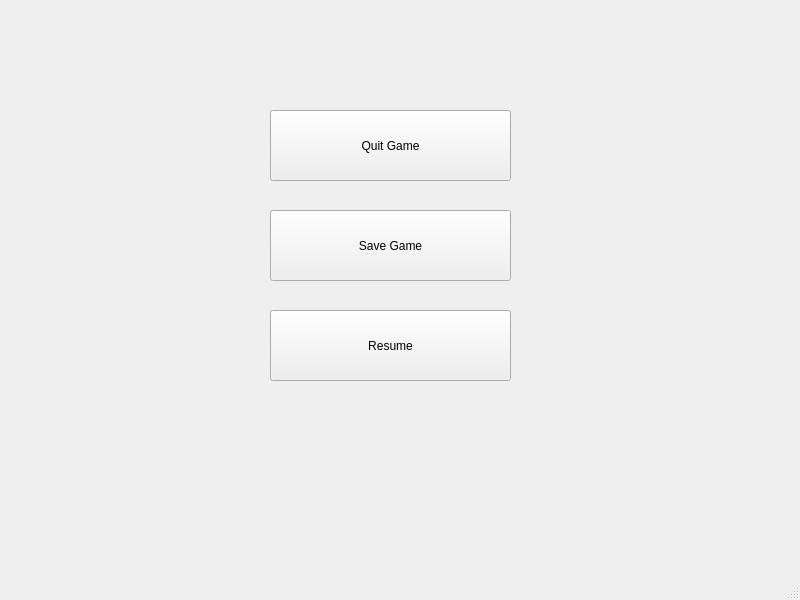
<?xml version="1.0" encoding="UTF-8"?>
<ui version="4.0">
 <class>MainWindow</class>
 <widget class="QMainWindow" name="MainWindow">
  <property name="geometry">
   <rect>
    <x>0</x>
    <y>0</y>
    <width>800</width>
    <height>600</height>
   </rect>
  </property>
  <property name="windowTitle">
   <string>MainWindow</string>
  </property>
  <widget class="QWidget" name="centralwidget">
   <widget class="QPushButton" name="quitGame">
    <property name="geometry">
     <rect>
      <x>270</x>
      <y>110</y>
      <width>241</width>
      <height>71</height>
     </rect>
    </property>
    <property name="text">
     <string>Quit Game</string>
    </property>
   </widget>
   <widget class="QPushButton" name="saveGame">
    <property name="geometry">
     <rect>
      <x>270</x>
      <y>210</y>
      <width>241</width>
      <height>71</height>
     </rect>
    </property>
    <property name="text">
     <string>Save Game</string>
    </property>
   </widget>
   <widget class="QPushButton" name="resumeGame">
    <property name="geometry">
     <rect>
      <x>270</x>
      <y>310</y>
      <width>241</width>
      <height>71</height>
     </rect>
    </property>
    <property name="text">
     <string>Resume</string>
    </property>
   </widget>
  </widget>
  <widget class="QMenuBar" name="menubar">
   <property name="geometry">
    <rect>
     <x>0</x>
     <y>0</y>
     <width>800</width>
     <height>27</height>
    </rect>
   </property>
  </widget>
  <widget class="QStatusBar" name="statusbar"/>
 </widget>
 <resources/>
 <connections/>
</ui>
